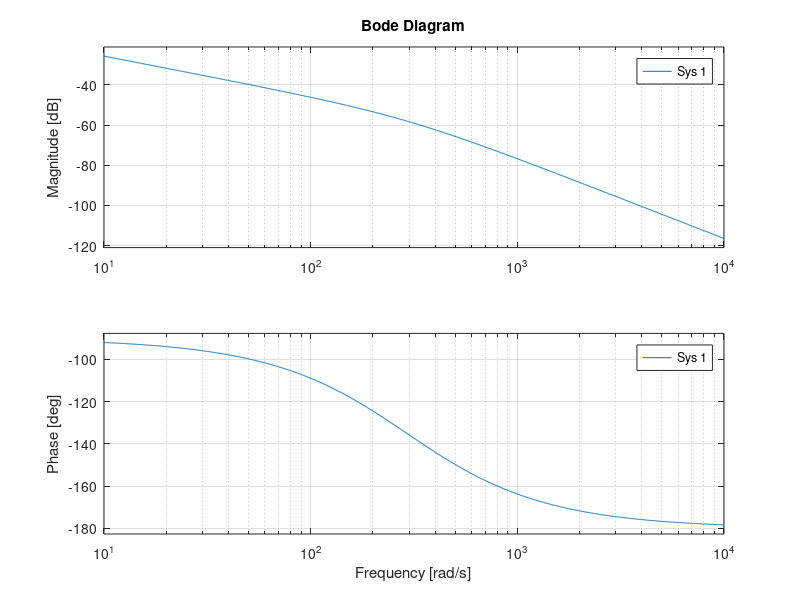
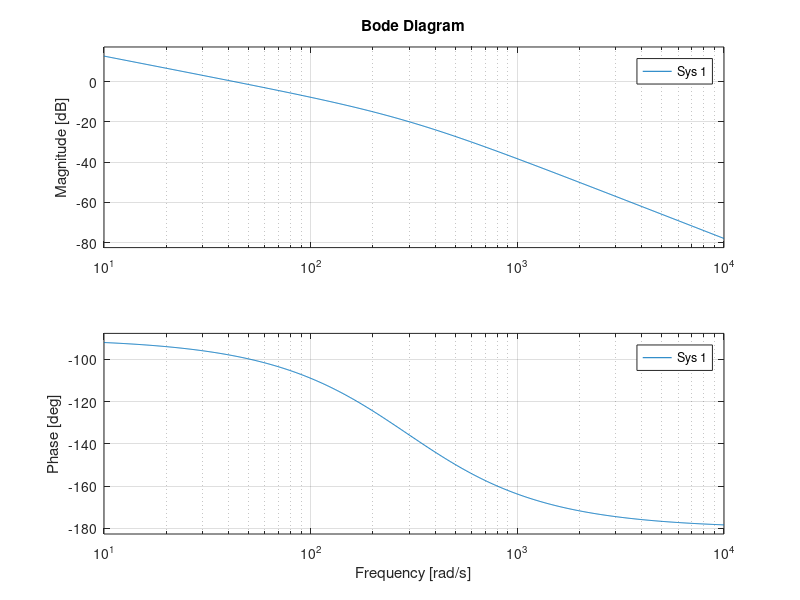

Source code (MATLAB) for these figures, in order:
clear all;clear global;
close all;
clc;
mot=struct();
mot.r_induit=3; % aucune idee
mot.K_Nm_amp=1.6; % mesure manuellement
mot.K_Volt_rads=1.6; % deduit de K_Nm_amp
mot.f_Nm_rds =  0.17622;
mot.I_kgm2 =  0.0035244;
mot.Umax_volt=12;
mot.kp_u2700_posStep=32;
mot.kp_uVolt_rad= (mot.Umax_volt/3000) * mot.kp_u2700_posStep * (4096/(2*pi));
%--------------------------------------------------------
% fcts de transfert du moteur, generee depuis maxima
%---------------------------------------------------------
p=tf([1,0],1);
KcI=mot.K_Nm_amp;
R=mot.r_induit;
KEw=mot.K_Volt_rads;
f=mot.f_Nm_rds;
Inert=mot.I_kgm2;
mot.H_w_U = KcI/((Inert*p+f)*R+KEw*KcI);
mot.H_w_Cr = -R/((Inert*p+f)*R+KEw*KcI);
mot.H_E_U = KEw*KcI/((Inert*p+f)*R+KEw*KcI);
mot.H_E_Cr = -KEw*R/((Inert*p+f)*R+KEw*KcI);
mot.H_I_U = (Inert*p+f)/((Inert*p+f)*R+KEw*KcI);
mot.H_I_Cr = KEw/((Inert*p+f)*R+KEw*KcI);
mot.H_Cm_U = (Inert*KcI*p+f*KcI)/((Inert*p+f)*R+KEw*KcI);
mot.H_Cm_Cr = KEw*KcI/((Inert*p+f)*R+KEw*KcI);
mot.H_pos_U = mot.H_w_U/p;
mot.H_pos_Cr =mot.H_w_Cr/p;
mot.FTBO = mot.H_pos_U * mot.kp_uVolt_rad;

%--------------------------------------------------------
% bode transfert position rad/ U (volt)
%---------------------------------------------------------
figure();clf();
bode (mot.H_pos_U);
figure();clf();
bode (mot.FTBO);